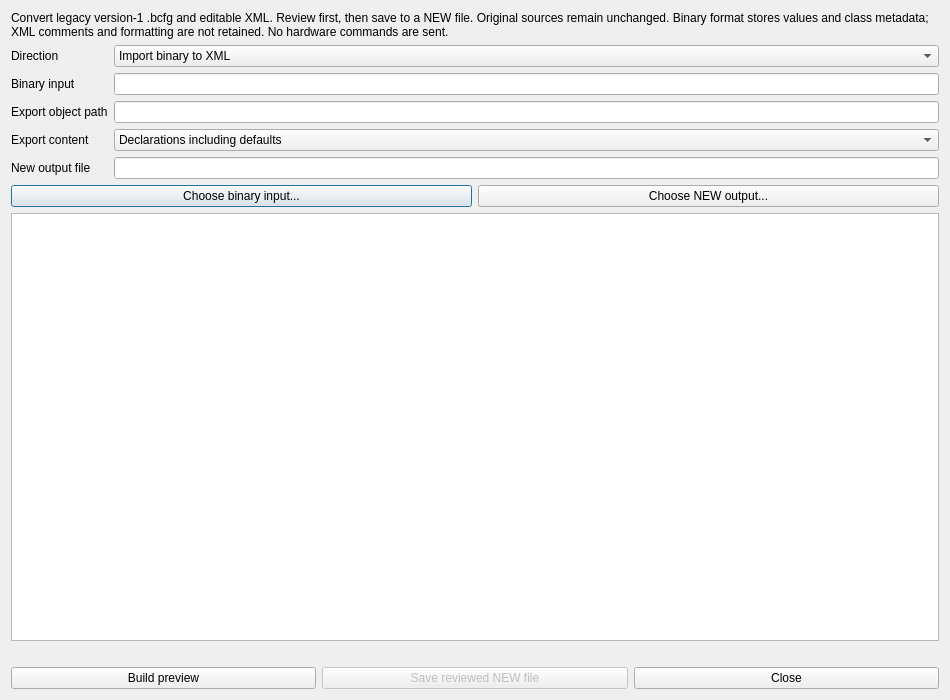
<?xml version="1.0" encoding="UTF-8"?>
<ui version="4.0">
 <class>BinaryConfigurationWindow</class>
 <widget class="QDialog" name="BinaryConfigurationWindow">
  <property name="windowTitle"><string>Legacy binary configuration conversion</string></property>
  <property name="geometry"><rect><x>0</x><y>0</y><width>950</width><height>700</height></rect></property>
  <layout class="QVBoxLayout" name="layout">
   <item><widget class="QLabel" name="explanation"><property name="text"><string>Convert legacy version-1 .bcfg and editable XML. Review first, then save to a NEW file. Original sources remain unchanged. Binary format stores values and class metadata; XML comments and formatting are not retained. No hardware commands are sent.</string></property><property name="wordWrap"><bool>true</bool></property></widget></item>
   <item><layout class="QFormLayout" name="form">
    <item row="0" column="0"><widget class="QLabel" name="directionLabel"><property name="text"><string>Direction</string></property></widget></item>
    <item row="0" column="1"><widget class="QComboBox" name="direction"><item><property name="text"><string>Import binary to XML</string></property></item><item><property name="text"><string>Export loaded XML to binary</string></property></item></widget></item>
    <item row="1" column="0"><widget class="QLabel" name="sourceLabel"><property name="text"><string>Binary input</string></property></widget></item>
    <item row="1" column="1"><widget class="QLineEdit" name="source"/></item>
    <item row="2" column="0"><widget class="QLabel" name="pathLabel"><property name="text"><string>Export object path</string></property></widget></item>
    <item row="2" column="1"><widget class="QLineEdit" name="objectPath"/></item>
    <item row="3" column="0"><widget class="QLabel" name="modeLabel"><property name="text"><string>Export content</string></property></widget></item>
    <item row="3" column="1"><widget class="QComboBox" name="mode"><item><property name="text"><string>Declarations including defaults</string></property></item><item><property name="text"><string>Effective concrete object</string></property></item></widget></item>
    <item row="4" column="0"><widget class="QLabel" name="destinationLabel"><property name="text"><string>New output file</string></property></widget></item>
    <item row="4" column="1"><widget class="QLineEdit" name="destination"/></item>
   </layout></item>
   <item><layout class="QHBoxLayout" name="browseRow"><item><widget class="QPushButton" name="browseSource"><property name="text"><string>Choose binary input...</string></property></widget></item><item><widget class="QPushButton" name="browseDestination"><property name="text"><string>Choose NEW output...</string></property></widget></item></layout></item>
   <item><widget class="QPlainTextEdit" name="review"><property name="readOnly"><bool>true</bool></property></widget></item>
   <item><widget class="QLabel" name="status"><property name="wordWrap"><bool>true</bool></property><property name="textFormat"><enum>Qt::PlainText</enum></property></widget></item>
   <item><layout class="QHBoxLayout" name="actions"><item><widget class="QPushButton" name="preview"><property name="text"><string>Build preview</string></property></widget></item><item><widget class="QPushButton" name="save"><property name="text"><string>Save reviewed NEW file</string></property><property name="enabled"><bool>false</bool></property></widget></item><item><widget class="QPushButton" name="close"><property name="text"><string>Close</string></property></widget></item></layout></item>
  </layout>
 </widget>
 <resources/>
 <connections/>
</ui>
